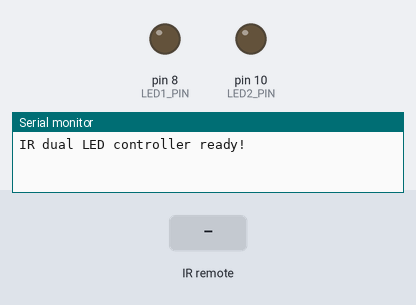
A sketch run on a simulated Arduino Uno, built with avr-gcc and run on an emulated ATmega328P. Parts: output pins drawn as LEDs (lit = HIGH), the last lines printed to the serial monitor. The test bench sets the inputs (shaded band).

Above: at 1.2 s.
1.3 s: infrared code 0x07 received
At 2.5 s:
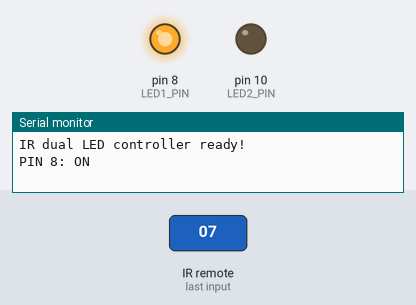
2.8 s: infrared code 0x15 received
At 3.8 s:
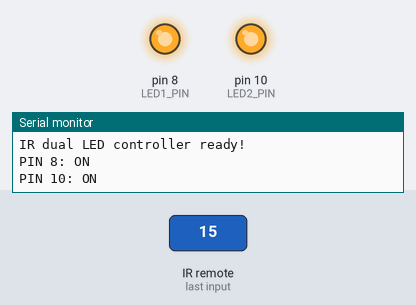
4.3 s: infrared code 0x07 received
At 4.9 s:
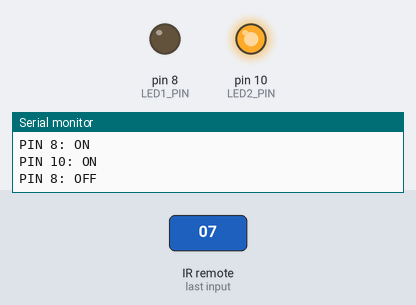
Timing chart, 0 to 7.3 s (numbered marks = the images above; inputs shaded):
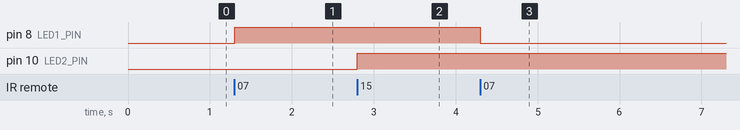

The sketch:

teszteles.ino
```cpp
#include <IRremote.hpp>

#define IR_RECEIVE_PIN 2

#define LED1_PIN 8
#define LED2_PIN 10

bool led1State = false;
bool led2State = false;

void setup() {
  Serial.begin(115200);

  pinMode(LED1_PIN, OUTPUT);
  pinMode(LED2_PIN, OUTPUT);

  digitalWrite(LED1_PIN, LOW);
  digitalWrite(LED2_PIN, LOW);

  IrReceiver.begin(IR_RECEIVE_PIN, ENABLE_LED_FEEDBACK);

  Serial.println("IR dual LED controller ready!");
}

void loop() {
  if (IrReceiver.decode()) {

    if (!(IrReceiver.decodedIRData.flags & IRDATA_FLAGS_IS_REPEAT)) {

      uint8_t command = IrReceiver.decodedIRData.command;

      if (command == 0x07) {
        led1State = !led1State;
        digitalWrite(LED1_PIN, led1State);

        Serial.println(led1State ? "PIN 8: ON" : "PIN 8: OFF");
      }

      else if (command == 0x15) {
        led2State = !led2State;
        digitalWrite(LED2_PIN, led2State);

        Serial.println(led2State ? "PIN 10: ON" : "PIN 10: OFF");
      }
    }

    IrReceiver.resume();
  }
}
```

Measured:
- after the input at 1.3 s, pin 8 (LED1_PIN): LOW → HIGH at once
- after the input at 2.8 s, pin 10 (LED2_PIN): LOW → HIGH at once
- after the input at 4.3 s, pin 8 (LED1_PIN): HIGH → LOW at once
